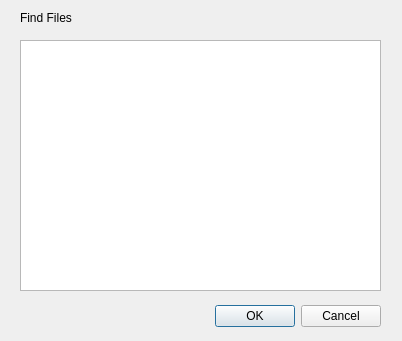
<?xml version="1.0" encoding="UTF-8"?>
<ui version="4.0">
 <class>DirectoryDialog</class>
 <widget class="QDialog" name="DirectoryDialog">
  <property name="geometry">
   <rect>
    <x>0</x>
    <y>0</y>
    <width>402</width>
    <height>341</height>
   </rect>
  </property>
  <property name="windowTitle">
   <string>Dir View</string>
  </property>
  <widget class="QDialogButtonBox" name="buttonBox">
   <property name="geometry">
    <rect>
     <x>40</x>
     <y>300</y>
     <width>341</width>
     <height>32</height>
    </rect>
   </property>
   <property name="orientation">
    <enum>Qt::Horizontal</enum>
   </property>
   <property name="standardButtons">
    <set>QDialogButtonBox::Cancel|QDialogButtonBox::Ok</set>
   </property>
  </widget>
  <widget class="QTreeView" name="directoryView">
   <property name="geometry">
    <rect>
     <x>20</x>
     <y>40</y>
     <width>361</width>
     <height>251</height>
    </rect>
   </property>
  </widget>
  <widget class="QLabel" name="directorylabel">
   <property name="geometry">
    <rect>
     <x>20</x>
     <y>10</y>
     <width>71</width>
     <height>16</height>
    </rect>
   </property>
   <property name="text">
    <string>Find Files</string>
   </property>
  </widget>
 </widget>
 <resources/>
 <connections>
  <connection>
   <sender>buttonBox</sender>
   <signal>accepted()</signal>
   <receiver>DirectoryDialog</receiver>
   <slot>accept()</slot>
   <hints>
    <hint type="sourcelabel">
     <x>248</x>
     <y>254</y>
    </hint>
    <hint type="destinationlabel">
     <x>157</x>
     <y>274</y>
    </hint>
   </hints>
  </connection>
  <connection>
   <sender>buttonBox</sender>
   <signal>rejected()</signal>
   <receiver>DirectoryDialog</receiver>
   <slot>reject()</slot>
   <hints>
    <hint type="sourcelabel">
     <x>316</x>
     <y>260</y>
    </hint>
    <hint type="destinationlabel">
     <x>286</x>
     <y>274</y>
    </hint>
   </hints>
  </connection>
 </connections>
</ui>
